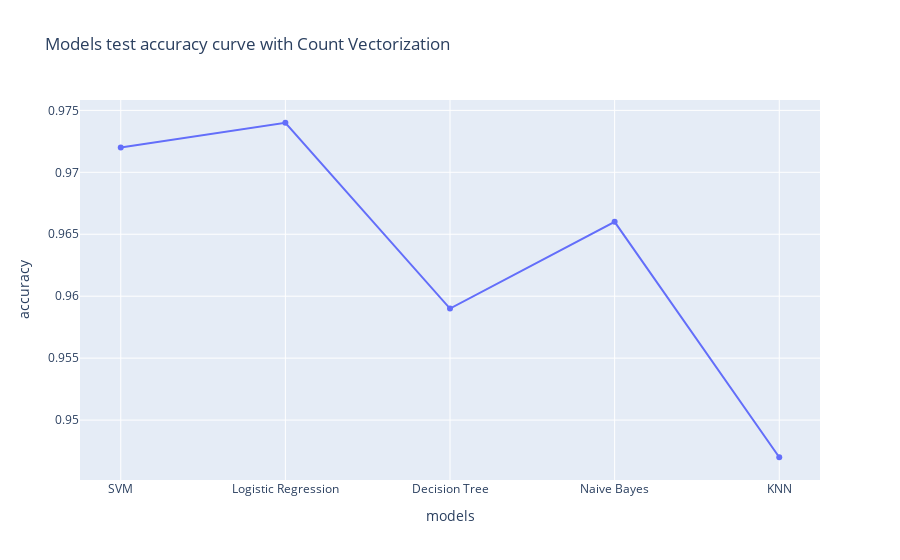

Notebook source saved alongside this figure:
### Code cell
px.line(x=y_data,y=x_data,title="Models test accuracy curve with Count Vectorization",labels={'x':'models','y':'accuracy'},markers='o')

### Figure 1 — Plotly figure (JSON) as saved in the notebook; plotly's stock layout.template omitted (floating-point values rounded to 4 significant figures)
{"data": [{"hovertemplate": "models=%{x}<br>accuracy=%{y}<extra></extra>", "legendgroup": "", "line": {"color": "#636efa", "dash": "solid"}, "marker": {"symbol": "circle"}, "mode": "lines+markers", "name": "", "orientation": "v", "showlegend": false, "type": "scatter", "x": ["SVM", "Logistic Regression", "Decision Tree", "Naive Bayes", "KNN"], "xaxis": "x", "y": [0.972, 0.974, 0.959, 0.966, 0.947], "yaxis": "y"}], "layout": {"legend": {"tracegroupgap": 0}, "title": {"text": "Models test accuracy curve with Count Vectorization"}, "xaxis": {"anchor": "y", "domain": [0, 1], "title": {"text": "models"}}, "yaxis": {"anchor": "x", "domain": [0, 1], "title": {"text": "accuracy"}}}}
